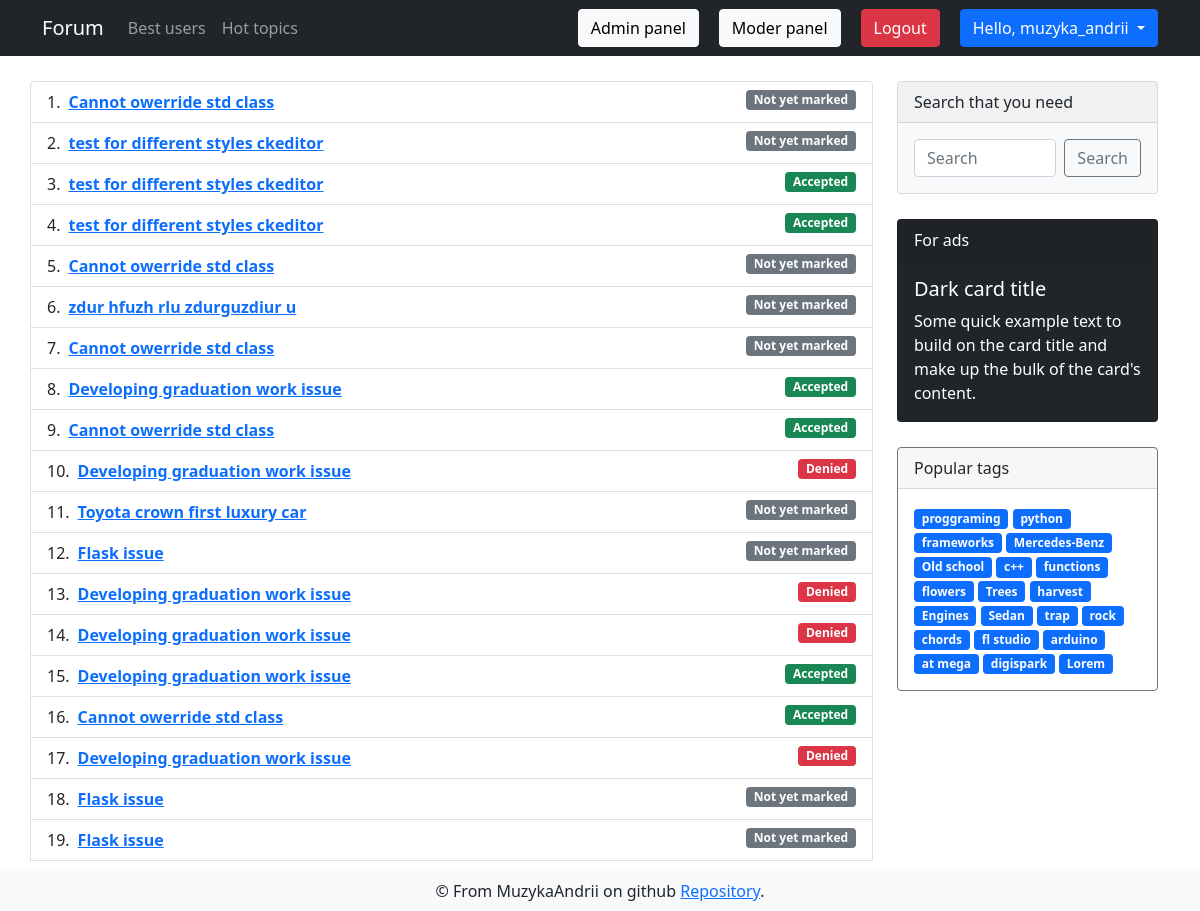
The page /user/edit_requests/stats (signed in) on the database its author committed.
### app/models.py (models this page shows, shortened)
class DbMixin(object):
    def save(self):
        db.session.add(self)
        db.session.commit()

class User(UserMixin, DbMixin, db.Model):
    id = db.Column(db.Integer, primary_key = True, autoincrement=True)
    nickname = db.Column(db.String(30), unique=True, nullable=False)
    email = db.Column(db.String(120), unique=True, nullable=False)
    email_confirmed = db.Column(db.Boolean, default=False)
    password = db.Column(db.String(70), nullable=False)
    about = db.Column(db.Text, default='Hi everyone!')
    website = db.Column(db.String(120))
    register_date = db.Column(db.DateTime, default=dt.utcnow)
    last_seen = db.Column(db.DateTime, default=dt.utcnow)
    is_banned = db.Column(db.Boolean, default=False)
    ban_reason = db.Column(db.String(255))
    created_discussions = db.relationship('Discussion', backref='creator', lazy='dynamic')
    created_comments = db.relationship('Comment', backref='creator', lazy='dynamic')
    avatars = db.relationship('Image', backref='owner', lazy='dynamic')
    edit_requests = db.relationship('Edit_request', backref='editor', lazy='dynamic')
    roles = db.relationship('Role', secondary=users_roles, backref=db.backref('users', lazy='select'))
    def update_last_seen(self):
        self.last_seen = dt.now()
        self.save()
    def has_role(self, role):
        for r in self.roles:
            if r.name == role:
                return True
        return False
    def get_request_stats(self):
        reqs = self.edit_requests
        success = reqs.filter(Edit_request.is_validated == True).count()
        all_reqs = reqs.filter(Edit_request.is_validated == False).count()
        if all_reqs > 0:
            return round(success / all_reqs * 100 ,1)
        else:
            return False

class Edit_request(DbMixin, db.Model):
    id = db.Column(db.Integer, primary_key = True, autoincrement=True)
    text = db.Column(db.Text, unique=True, nullable=False)
    target_id = db.Column(db.Integer, db.ForeignKey('discussion.id'), nullable=False)
    editor_id = db.Column(db.Integer, db.ForeignKey('user.id'), nullable=False)
    is_validated = db.Column(db.Boolean, default=None)

class Discussion(DbMixin, db.Model):
    id = db.Column(db.Integer, primary_key = True, autoincrement=True)
    theme = db.Column(db.String, unique=True, nullable=False)
    text = db.Column(db.Text, unique=True, nullable=False)
    theme_id = db.Column(db.Integer, db.ForeignKey('theme.id'), nullable=False)
    tags = db.relationship('Tag', secondary=discussion_tags, backref=db.backref('discussions', lazy='dynamic'))
    comments = db.relationship('Comment', backref='parent_discussion', lazy='dynamic')
    creator_id = db.Column(db.Integer, db.ForeignKey('user.id'), nullable=False)
    edit_requests = db.relationship('Edit_request', backref='target_discussion', lazy='dynamic')

class Tag(DbMixin, db.Model):
    id = db.Column(db.Integer, primary_key = True, autoincrement=True)
    name = db.Column(db.String(50), unique=True, nullable=False)
    slug = db.Column(db.String(100), unique=True, nullable=False)
    section_id = db.Column(db.Integer, db.ForeignKey('section.id'), nullable=False)

### app/views.py (the view)
@app.route('/user/edit_requests/stats', methods=['GET'])
def edit_requests_stat():
    requests, stat = sended_edit_request_history(current_user)
    return render_template('forum/edit/edit_stats.html', stat=stat, requests=requests, tags=get_tags())

### app/controllers/edit_request_controller.py (called while the page is built)
def sended_edit_request_history(user: User) -> (List[Edit_request], float):
    requests = user.edit_requests.order_by(Edit_request.id.desc()).all()
    stat = user.get_request_stats()
    return requests, stat

### app/models.py (called while the page is built)
@login.user_loader
def user_loader(user_id):
    return User.query.get(int(user_id))

### app/views.py (called while the page is built)
@app.before_request
def update_last_seen():
    if current_user.is_authenticated:
        current_user.update_last_seen()

@app.before_request
@cache.cached(timeout=60)
def check_banned():
    if current_user.is_authenticated and current_user.is_banned == True:
        ban_reason = current_user.ban_reason
        logout_user()
        return render_template('alerts/banned.html', reason=ban_reason)

def get_tags():
    return Tag.query.limit(25).all()

### app/templates/forum/edit/edit_stats.html
{% extends "layouts/base.html" %}
{% block content %}
<div class="container">
    <div class="row">
        <ol style="margin-top: 25px;" class="col-md-9 list-group list-group-numbered">
            {% for r in requests %}
            <li class="list-group-item d-flex justify-content-between align-items-start">
                <div class="ms-2 me-auto">
                    <div class="fw-bold"><a
                            href="{{url_for('edit_request', request_id=r.id)}}">{{ r.target_discussion.theme }}</a>
                    </div>
                </div>
                {% if r.is_validated == None %}
                <span class="badge bg-secondary">Not yet marked</span>
                {% elif r.is_validated == True %}
                <span class="badge bg-success">Accepted</span>
                {% else %}
                <span class="badge bg-danger">Denied</span>
                {% endif %}
            </li>
            {% endfor %}
            <h5 class="mt-3">Success requests: <span class="badge bg-warning text-dark">{{ stat }}%</span></h5>
        </ol>
        {% include 'layouts/sidebar.html' %}
    </div>
</div>
{% endblock %}

### app/templates/layouts/base.html (shortened to what this page needs)
<!doctype html>
<html>
<head>
  {% block head %}
  <link href="https://cdn.jsdelivr.net/npm/bootstrap@5.0.0/dist/css/bootstrap.min.css" rel="stylesheet"
>
  <link rel="stylesheet" type="text/css" href="{{ url_for('static',filename='css/style.css') }}">
  {% endblock %}
</head>
<body>
  <nav class="navbar navbar-expand-lg navbar-dark bg-dark">
    <div class="container">
      <a class="navbar-brand" href="{{ url_for('index') }}">Forum</a>
      <div class="collapse navbar-collapse" id="navbarSupportedContent">
        <ul class="navbar-nav me-auto mb-2 mb-lg-0">
          <li class="nav-item">
            <a class="nav-link" aria-current="page" href="{{url_for('list_users')}}">Best users</a>
          </li>
          <li class="nav-item">
            <a class="nav-link" href="{{ url_for('hot_topics') }}">Hot topics</a>
          </li>
        </ul>
        <form class="d-flex">
          {% if current_user.is_anonymous %}
          <a href="{{ url_for('auth.register') }}" type="button" class="btn login-btn btn-secondary">Register</a>
          <a href="{{ url_for('auth.login') }}" type="button" class="btn btn-secondary">Log in</a>
          {% else %}
          {% if current_user.has_role('admin') %}
          <a style="margin-right: 20px;" href="/admin" type="button"
          class="btn btn-light">Admin panel</a>
          {% endif %}
          {% if current_user.has_role('moderator') %}
          <a style="margin-right: 20px;" href="/moder" type="button"
          class="btn btn-light">Moder panel</a>
          {% endif %}
          <a style="margin-right: 20px;" href="{{ url_for('auth.logout') }}" type="button"
            class="btn btn-danger">Logout</a>
          <div class="dropdown">
            <button class="btn btn-primary dropdown-toggle" type="button" id="dropdownMenuButton1" data-bs-toggle="dropdown" aria-expanded="false">
              Hello, {{ current_user.nickname }}
            </button>
          </div>
          {% endif %}
        </form>
      </div>
    </div>
  </nav>
  {% block content %}
  {% endblock %}
  {% block footer %}
  <footer class="navbar fixed-bottom navbar-light bg-light">
    <div class="container" style="justify-content: space-around;">
      <div class="footer-content">
        &copy; From MuzykaAndrii on github
        <a href="https://github.com/MuzykaAndrii/modern-flask-forum">Repository</a>.</div>
    </div>
  </footer>
  {% endblock %}
</body>
</html>

### app/templates/layouts/sidebar.html
<div class="sidebar col-md-3">
    <div class="card text-dark bg-light mb-3" style="max-width: 18rem;">
        <div class="card-header">Search that you need</div>
        <form method="GET" action="{{ url_for('search') }}" class="card-body d-flex">
            <input name="search_query" value="{{ request.args.get('search_query', '') }}" class="form-control me-2" type="text" placeholder="Search" aria-label="Search">
            <button class="btn btn-outline-secondary" type="submit">Search</button>
        </form>
    </div>
    <div class="card text-white bg-dark mb-3" style="max-width: 18rem;">
        <div class="card-header">For ads</div>
        <div class="card-body">
            <h5 class="card-title">Dark card title</h5>
            <p class="card-text">Some quick example text to build on the card title and make up the bulk of the
                card's content.</p>
        </div>
    </div>
    <div class="card border-secondary mb-3" style="max-width: 18rem;">
        <div class="card-header">Popular tags</div>
        <div class="card-body text-secondary">
            {% for tag in tags %}
            <a href="{{ url_for('tags_discussions', tag_slug=tag.slug) }}" class="tag badge bg-primary">{{ tag.name }}</a>
            {% endfor %}
        </div>
    </div>
</div>

### app/static/css/style.css (style rules this page uses)
.card { margin: 25px 0; }
.tag { text-decoration: none; }

### rows shown on the page
User: nickname "muzyka_andrii"
Edit_request: target_discussion.theme "Cannot owerride std class", shows "Not yet marked"
Edit_request: target_discussion.theme "test for different styles ckeditor", shows "Not yet marked"
Edit_request: target_discussion.theme "test for different styles ckeditor", is_validated "Accepted"
Edit_request: target_discussion.theme "test for different styles ckeditor", is_validated "Accepted"
Edit_request: target_discussion.theme "Cannot owerride std class", shows "Not yet marked"
Edit_request: target_discussion.theme "zdur hfuzh rlu zdurguzdiur u", shows "Not yet marked"
Edit_request: target_discussion.theme "Cannot owerride std class", shows "Not yet marked"
Edit_request: target_discussion.theme "Developing graduation work issue", is_validated "Accepted"
Edit_request: target_discussion.theme "Cannot owerride std class", is_validated "Accepted"
Edit_request: target_discussion.theme "Developing graduation work issue", is_validated "Denied"
Edit_request: target_discussion.theme "Toyota crown first luxury car", shows "Not yet marked"
Edit_request: target_discussion.theme "Flask issue", shows "Not yet marked"
Edit_request: target_discussion.theme "Developing graduation work issue", is_validated "Denied"
Edit_request: target_discussion.theme "Developing graduation work issue", is_validated "Denied"
Edit_request: target_discussion.theme "Developing graduation work issue", is_validated "Accepted"
Edit_request: target_discussion.theme "Cannot owerride std class", is_validated "Accepted"
Edit_request: target_discussion.theme "Developing graduation work issue", is_validated "Denied"
Edit_request: target_discussion.theme "Flask issue", shows "Not yet marked"
Edit_request: target_discussion.theme "Flask issue", shows "Not yet marked"
Tag: name "proggraming"
Tag: name "python"
Tag: name "frameworks"
Tag: name "Mercedes-Benz"
Tag: name "Old school"
Tag: name "c++"
Tag: name "functions"
Tag: name "flowers"
Tag: name "Trees"
Tag: name "harvest"
Tag: name "Engines"
Tag: name "Sedan"
Tag: name "trap"
Tag: name "rock"
Tag: name "chords"
Tag: name "fl studio"
Tag: name "arduino"
Tag: name "at mega"
Tag: name "digispark"
Tag: name "Lorem"
